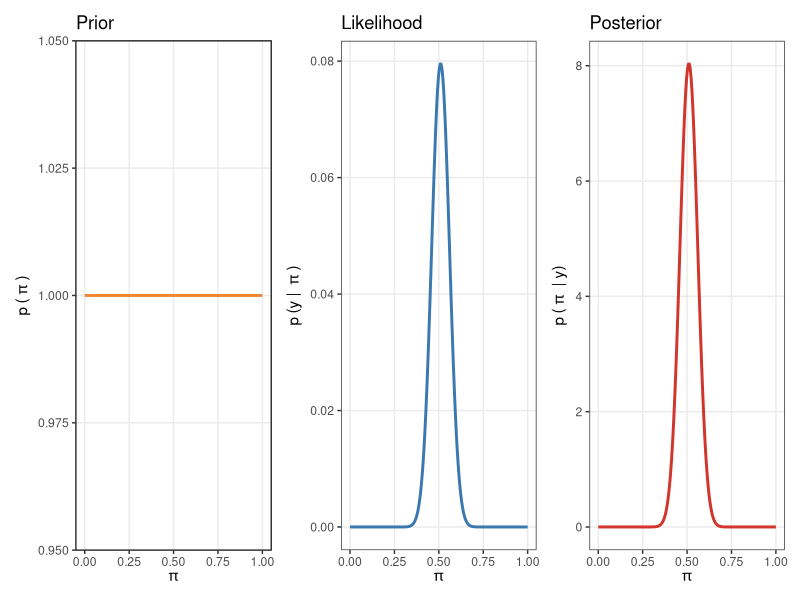
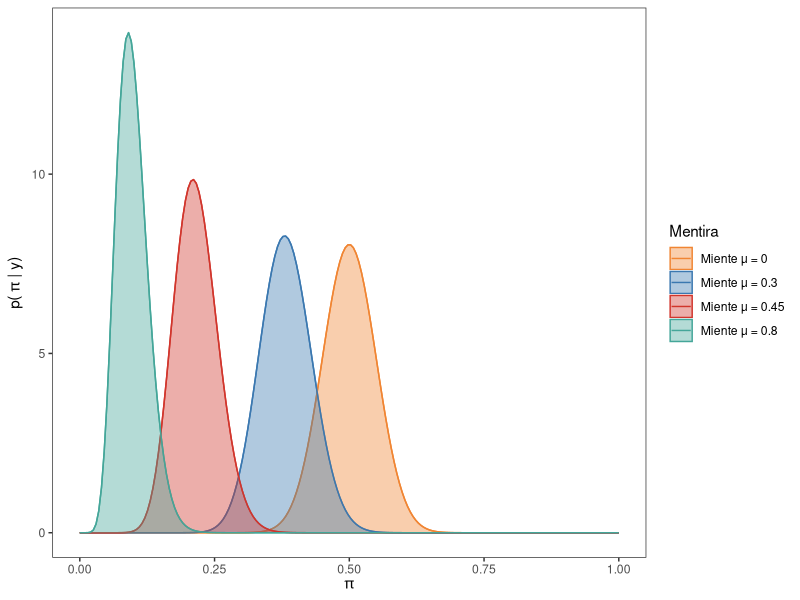
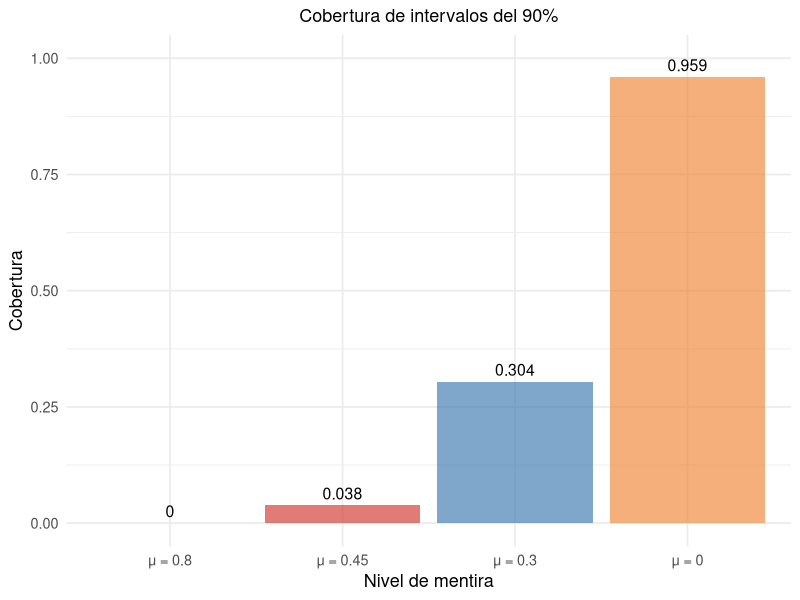
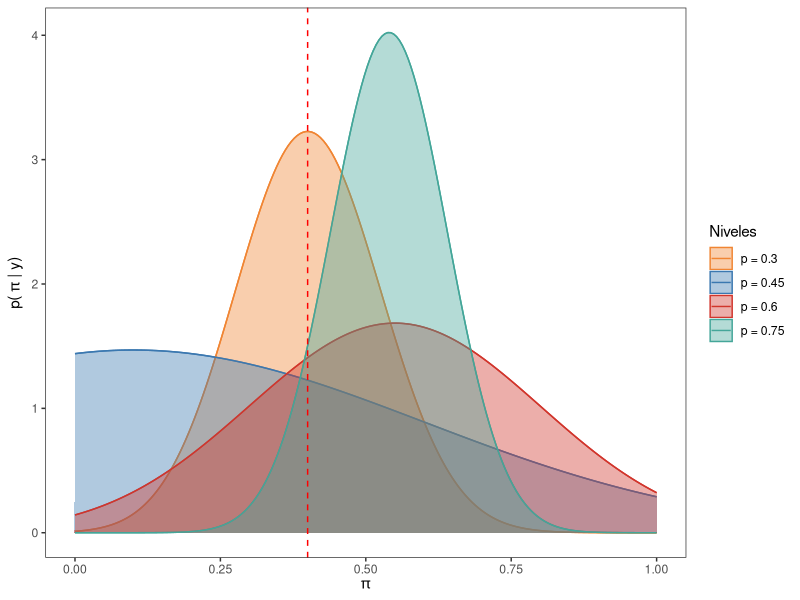
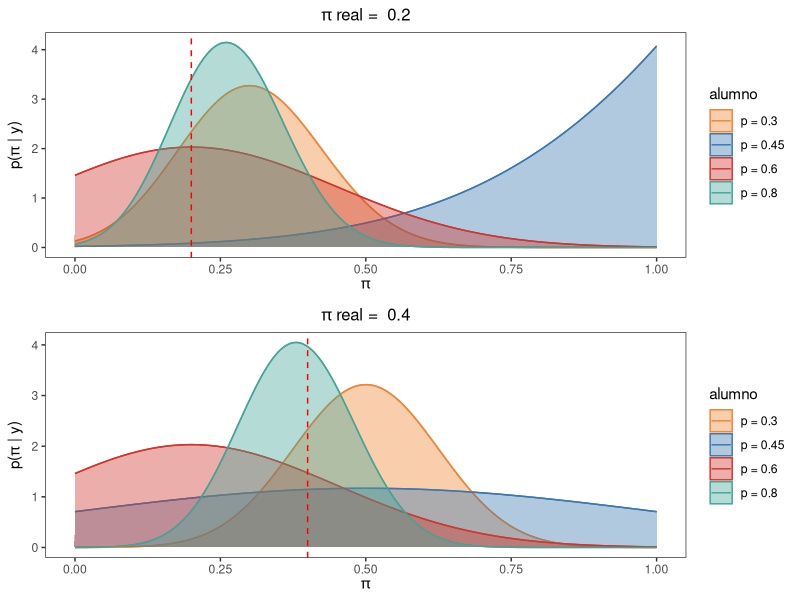
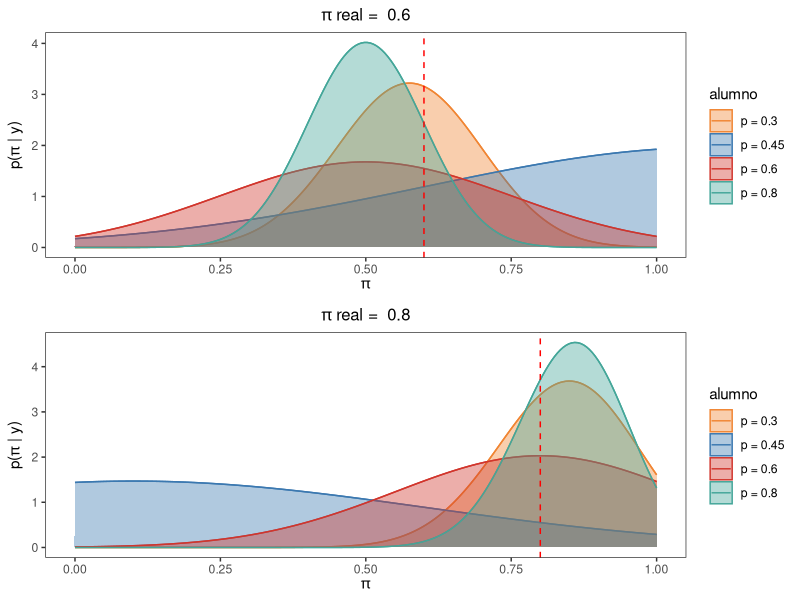
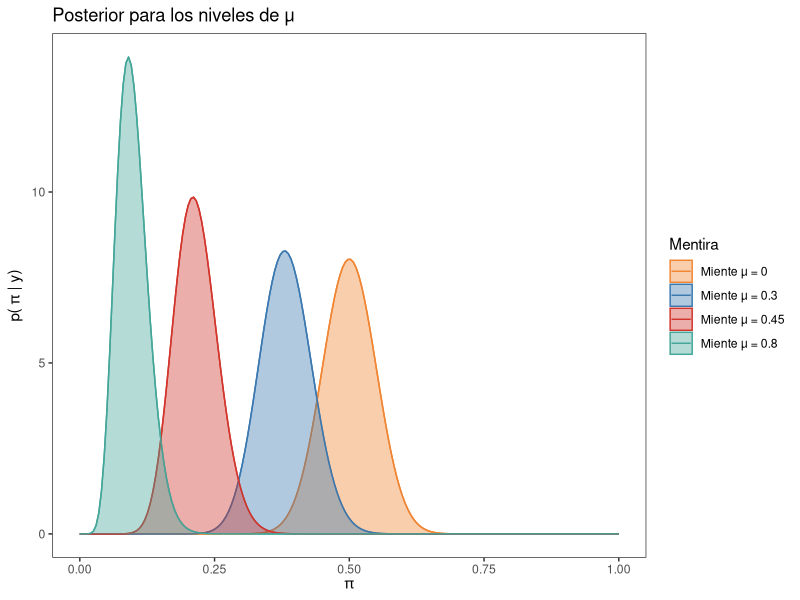
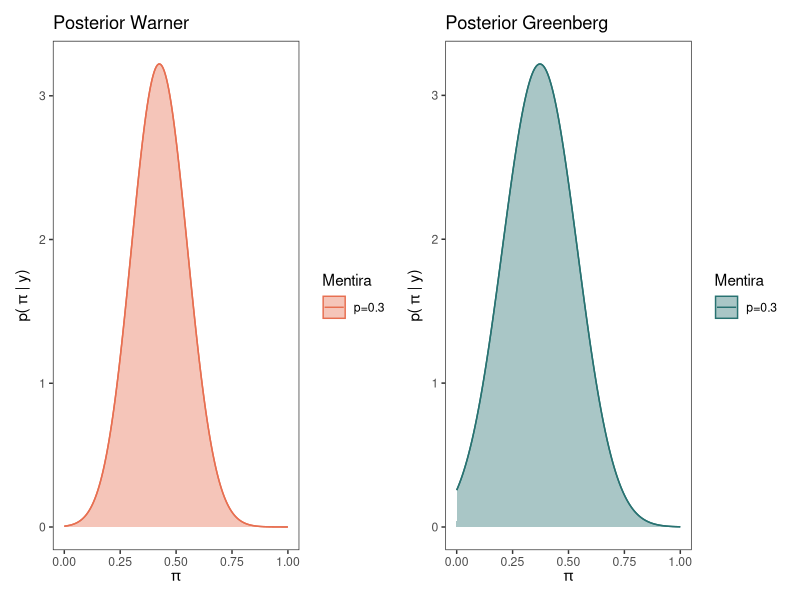

Reproduce these figures in R, in order.
## ---- chunk 1
library(sampling)
library(tidyverse)
library(patchwork)
library(ggplot2)
library(patchwork)
library(tibble)

# Semilla para control de repeticiones
set.seed(1998)

# Poblacion de tamaño N = 1000 para muestras de tamaño n = 100
N <- 1000
apuesta <- c(rep(1, 400), rep(0, 600))

# Data frame de la poblacion
poblacion <- data.frame(estudiante = seq(1:N), apuesta = sample(apuesta) )

## ---- chunk 2

colores <- c("#f08533", "#3b78b0", "#d1352c" , "#44A699")
pi_grid <- seq(0, 1, length.out = 200)

# Obtener prior
prior <- dbeta(pi_grid, 1, 1)


# Graficar prior
plt_prior <- data.frame(x = pi_grid, y = prior) |>
  ggplot() +
  geom_line(aes(x = x, y = y), color = colores[1], linewidth = 1) +
  ggtitle("Prior") +
  labs(
    x = expression(pi),
    y = expression(p ~ "(" ~ pi ~ ")")
  ) +
  theme_bw() +
  theme(panel.grid.minor = element_blank())

## ---- chunk 3
# Creaciones de las muestra de tamaño n = 100

muestra <- data.frame(apuesta = sample(poblacion$apuesta, 100, replace = T))

n <- length(muestra$apuesta)
apuestan <- sum(muestra)

# n = 100
# apuestan = 40
# Calcular verosimilitud para cada valor de "pi"
likelihood <- dbinom(apuestan, n, pi_grid)

# Graficar verosimilitud
plt_likelihood <- data.frame(x = pi_grid, y = likelihood) |>
  ggplot() +
  geom_line(aes(x = x, y = y), color = colores[2], linewidth = 1) +
  ggtitle("Likelihood") +
  labs(
    x = expression(pi),
    y = expression(p ~ "(y | " ~ pi ~ ")")
  ) +
  theme_bw() +
  theme(panel.grid.minor = element_blank())

## ---- chunk 4
# Obtener posterior
posterior <- dbeta(pi_grid, 1 + apuestan, 1 + n - apuestan)

# Graficar posterior
plt_posterior <- data.frame(x = pi_grid, y = posterior) |>
  ggplot() +
  geom_line(aes(x = x, y = y), color = colores[3], linewidth = 1) +
  labs(
    x = expression(pi),
    y = expression(p ~ "(" ~ pi ~ " | y)")
  ) +
  ggtitle("Posterior") +
  theme_bw() +
  theme(panel.grid.minor = element_blank())
## ---- chunk 5
# Concatenar graficos
combinado <- (plt_prior | plt_likelihood | plt_posterior)

combinado

## ---- chunk 6
set.seed(1998)

#Muestra base para los 6 procedimientos
apuesta_b <- sample(poblacion$apuesta, n, replace = T)

#Procedimiento sin mentira, con mentira de nivel mu (bajo, medio ,alto)
muestra_mu <- function(mu, a_prior, b_prior, apuesta_b){
  muestras <- list()
  post_m <- list()
  
  for(i in 1:length(mu)) {
    muestra <- data.frame(apuesta =  ifelse(apuesta_b == 1 ,ifelse(runif(sum(apuesta_b)) < mu[i], 0 ,1),0))
    muestras[[length(muestras) + 1]] <- muestra$apuesta
    post_m[[length(post_m) + 1]] <- dbeta(pi_grid, a_prior + sum(muestra$apuesta), b_prior + n - sum(muestra$apuesta) )
  }
  return(post_m)
}

#Guardo la lista que devuelve la función para poder graficar
post_mu <- muestra_mu(c(0, 0.3, 0.45, 0.8), 1, 1, apuesta_b)

# Crear un data.frame
datos <- data.frame(
  p = rep(pi_grid, times = 4),
  posterior = c(post_mu[[1]], post_mu[[2]], post_mu[[3]], post_mu[[4]]),
  Mentira = rep(c("Miente μ = 0","Miente μ = 0.3", "Miente μ = 0.45", "Miente μ = 0.8"), each = 200))

# Crear el grafico con ggplot2 con los siguientes mapeos
ggplot(datos, aes(x = p, y = posterior, color = Mentira)) +
  geom_line() +
  geom_area(aes(fill = Mentira), alpha = 0.4, position = "identity") +
  scale_color_manual(values = colores) +
  scale_fill_manual(values = colores) +
  labs(x = expression(pi), y = expression("p(" ~ pi ~ "| y)")) +
  theme_bw() +
  theme(
    panel.grid.major = element_blank(),
    panel.grid.minor = element_blank(),
  )

## ---- chunk 7
set.seed(1998)

int_m_0 <- matrix(NA, nrow = 1000, ncol = 2)
int_m_1 <- matrix(NA, nrow = 1000, ncol = 2)
int_m_2 <- matrix(NA, nrow = 1000, ncol = 2)
int_m_3 <- matrix(NA, nrow = 1000, ncol = 2)

for (i in 1:1000) {
  ma_0 <- data.frame(alumno = 1:n, apuesta = sample(poblacion$apuesta, 100, replace = T))
  
  apuesta_1 <- sample(poblacion$apuesta, 100, replace = T)
  
  ma_1 <- data.frame(alumno = 1:n, apuesta =  ifelse(apuesta_1 == 1 ,ifelse(runif(sum(apuesta_1)) < 0.3, 0 ,1),0))
  
  apuesta_2 <- sample(poblacion$apuesta, 100, replace = T)
  
  ma_2 <- data.frame(alumno = 1:n, apuesta =  ifelse(apuesta_2 == 1 ,ifelse(runif(sum(apuesta_2)) < 0.45, 0 ,1),0))
  
  apuesta_3 <- sample(poblacion$apuesta, 100, replace = T)
  
  ma_3 <- data.frame(alumno = 1:n, apuesta =  ifelse(apuesta_3 == 1 ,ifelse(runif(sum(apuesta_3)) < 0.8, 0 ,1),0))
  
  int_m_0[i, ] <- qbeta(c(0.025, 0.975), 1 + sum(ma_0$apuesta), 1 + n - sum(ma_0$apuesta))
  int_m_1[i, ] <- qbeta(c(0.025, 0.975), 1 + sum(ma_1$apuesta), 1 + n - sum(ma_1$apuesta))
  int_m_2[i, ] <- qbeta(c(0.025, 0.975), 1 + sum(ma_2$apuesta), 1 + n - sum(ma_2$apuesta))
  int_m_3[i, ] <- qbeta(c(0.025, 0.975), 1 + sum(ma_3$apuesta), 1 + n - sum(ma_3$apuesta))
}

# Ver cuántos intervalos cubren el valor 0.4
cubre_0 <- (int_m_0[,1] <= 0.4) & (int_m_0[,2] >= 0.4)
cubre_1 <- (int_m_1[,1] <= 0.4) & (int_m_1[,2] >= 0.4)
cubre_2 <- (int_m_2[,1] <= 0.4) & (int_m_2[,2] >= 0.4)
cubre_3 <- (int_m_3[,1] <= 0.4) & (int_m_3[,2] >= 0.4)

# Proporción de intervalos que lo cubren
Niv_mentira <- tibble(
  Método = c("μ = 0", "μ = 0.3", "μ = 0.45", "μ = 0.8"),
  Cobertura = c(mean(cubre_0), mean(cubre_1), mean(cubre_2), mean(cubre_3))
  )

ggplot(Niv_mentira, aes(x = reorder(Método, Cobertura), y = Cobertura)) +
  geom_col(fill = colores, alpha = 0.65) +
  geom_text(aes(label = round(Cobertura, 3)), vjust = -0.5, size = 4) +
  labs(subtitle = "Cobertura de intervalos del 90%",
    x = "Nivel de mentira",
    y = "Cobertura"
  ) +
  ylim(0, 1) +
  theme_minimal(base_size = 13) +
  theme(
    plot.title = element_text(hjust = 0.5),
    plot.subtitle = element_text(hjust = 0.5)
  )



## ---- chunk 8
set.seed(1998)

#método warner
#Definimos una función para evaluar distintos caso de p con un prior uniforme
muestra_war <- function(p, apuesta_b){
  # Hacemos función para lambda_w
  lambda_w <- function(p, pi_a = 0.4){return(pi_a*p + (1-p)*(1-pi_a))}
  
  # Lista para guardar los resultados
  resultados_w <- list()
  
  #lista para guardar posterior warner
  posterior_w <- list()
  
  y <- numeric(4)
  for (i in 1:length(p)) {
    # Generar la pregunta con p unos y el resto ceros
    pregunta <- sample(c(rep(1, (p[i]*100)), rep(0, n - (p[i]*100))), n, replace = TRUE)
    
    # Generar la respuesta según la lógica dada
    respuesta <- ifelse(pregunta == 0, ifelse(apuesta_b == 1, 0, 1), apuesta_b)
    
    # Crear el tibble para este p y agregarlo a la lista
    resultados_w[[length(resultados_w) + 1]] <- tibble(muestra_base = apuesta_b,
                                                       pregunta = pregunta,
                                                       respuesta = respuesta,
                                                       p_valor = p[i])
    
    #convierto a data frame
    datos_w <- as.data.frame(resultados_w[[i]])
    
    # Hacer el posterior exacto a partir de la muestra
    y[i] <- sum(datos_w$respuesta)
    # Establecemos el numerador donde lambda toma valores para p y posibles val de pi
    num_w <- (lambda_w(p[i], pi_grid) ^ y[i])*((1-lambda_w(p[i], pi_grid)) ^ (n - y[i]))* (1 - 2 * p[i])
    
    # paso 5: denominador que salio de consulta
    denom_w <- (pbeta(1 - p[i], y[i] + 1, n - y[i] + 1) * beta(y[i] + 1, n - y[i] + 1)) - (pbeta(p[i] ,y[i] +1,n-y[i] +1)*beta(y[i] +1, n-y[i] +1))
    
    # paso 6: posterior
    posterior_w[[length(posterior_w) + 1]] <- num_w / denom_w
    
  }
  return(posterior_w)
}
posterior_w <- muestra_war(c(0.3, 0.45, 0.6, 0.75), apuesta_b)

# Crear un data.frame
datos <- data.frame(
  p = rep(pi_grid, times = 4),
  posterior = c(posterior_w[[1]], posterior_w[[2]], posterior_w[[3]], posterior_w[[4]]),
  Niveles = rep(c("p = 0.3","p = 0.45", "p = 0.6", "p = 0.75"), each = 200))

# Crear el grafico con ggplot2 con los siguientes mapeos
ggplot(datos, aes(x = p, y = posterior, color = Niveles)) +
  geom_line() +
  geom_area(aes(fill = Niveles), alpha = 0.4, position = "identity") +
  scale_color_manual(values = colores) +
  scale_fill_manual(values = colores) +
  geom_vline(xintercept = 0.4, linetype = "dashed", color = "red", size = 0.5) +
  labs(x = expression(pi), y = expression("p(" ~ pi ~ "| y)")) +
  theme_bw() +
  theme(
    panel.grid.major = element_blank(),
    panel.grid.minor = element_blank(),
  )



## ---- chunk 9
set.seed(2198)

# Poblacion de tamaño N = 1000 para muestras de tamaño n = 100
N <- 1000

# paso 1: establecemos los diferentes p
p <- c(0.3, 0.45, 0.6, 0.75)

# paso 2: hacemos función para lambda 
lambda <- function(p, pi_a = 0.4){
return(pi_a*p + (1-p)*(1-pi_a))
}

graficos_post <- list()

# Establece tamano muestra
n <- 100

# Establece las diferentes posiciones
pos <- c(30, 45, 60, 80)

pi_pos <- c(200, 400, 600, 800)

pi_line <- c(0.2, 0.4, 0.6, 0.8)
line <- 0

for (j in pi_pos) {
  line <- line + 1
  apuesta_pi <- c(rep(1, j), rep(0, N - j))
  # Data frame de la poblacion
  poblacion_pi <- data.frame(estudiante = seq(1:N), apuesta = sample(apuesta_pi) )

  # Establece la muestra base que parte desde la poblacion
  muestra_base_pi <- sample(poblacion_pi$apuesta, n, replace = TRUE)

  # Lista para guardar los resultados
  resultados <- list()

  for (i in pos) {
    # Generar la pregunta con p unos y el resto ceros
    apuesta <- c(rep(1, i), rep(0, n - i))
    pregunta <- sample(apuesta, n, replace = TRUE)
  
    # Generar la respuesta según la lógica dada
    respuesta <- ifelse(pregunta == 0, ifelse(muestra_base_pi == 1, 0, 1), muestra_base_pi)
  
    # Crear el tibble para este p
    df <- tibble(
    muestra_base = muestra_base_pi,
    pregunta = pregunta,
    respuesta = respuesta,
    p_valor = i
    )
  
    # Agregarlo a la lista
    resultados[[length(resultados) + 1]] <- df
  }

  # Unir todos los data frames
  tabla_final <- bind_rows(resultados)

  # Ver resultado
  #print(tabla_final)

  # Ver las respuestas para diferente posiciones
  y_p <- tabla_final %>% 
    group_by(p_valor) %>% 
   summarise(sum(respuesta))

  # Cambia el tipo de variable de las respuestas para que tome las pbeta y beta
  y <- c(as.numeric(y_p[1,2]),
        as.numeric(y_p[2,2]),
        as.numeric(y_p[3,2]),
        as.numeric(y_p[4,2]))

  # Lista para el posterior
  post_7 <- list()
  post_n7 <- c("p = 0.3", "p = 0.45", "p = 0.6", "p = 0.8")

  # Hacer el posterior a partir de la muestra
  for (i in 1:4) {
    # paso 4: establecemos un numerador donde lambda toma valores para p y posibles val de pi
    num_6 <- (lambda(p[i],pi_grid)^y[i])*((1-lambda(p[i],pi_grid))^(n-y[i]))* (1-2*p[i])
  
    # paso 5: denominador que salio de consulta
    denom_6 <- (pbeta(1 - p[i],y[i]+1,n-y[i]+1)*beta(y[i]+1,n-y[i]+1)) - (pbeta(p[i],y[i]+1,n-y[i]+1)*beta(y[i]+1,n-y[i]+1))
  
    # paso 6: posterior
    posterior_6 <- num_6 / denom_6
  
    post_7[[post_n7[i]]] <- posterior_6
  }

  # Crear un data.frame
  datos <- data.frame(
    p = rep(pi_grid, times = 4),
    posterior = c(post_7[[1]], post_7[[2]], post_7[[3]], post_7[[4]]),
    alumno = rep(c("p = 0.3","p = 0.45", "p = 0.6", "p = 0.8"), each = 200))

  # Crear el gráfico con ggplot2 con los siguientes mapeos
  titulo_grafico <- bquote(pi ~ "real = " ~ .(pi_line[line]))
  
  graficos_post[[line]] <- ggplot(datos, aes(x = p, y = posterior, color = alumno)) +
    geom_line() +
    geom_area(aes(fill = alumno), alpha = 0.4, position = "identity") +
    scale_color_manual(values = colores) +
    scale_fill_manual(values = colores) +
    labs(
      x = expression(pi),
      y = expression(paste("p(", pi, " | y)")),
      title = titulo_grafico
    ) +
    theme_bw() +
    theme(panel.grid = element_blank()) +
    geom_vline(xintercept = pi_line[line], linetype = "dashed", color = "red", size = 0.5) +
    theme(plot.title = element_text(hjust = 0.5, size = 12, face = "bold"))



}
## ---- chunk 10

# Concatenar graficos
# Cargar si no lo hiciste
library(gridExtra)

# Primer par
grid.arrange(graficos_post[[1]], graficos_post[[2]], nrow = 2)

# Segundo par
grid.arrange(graficos_post[[3]], graficos_post[[4]], nrow = 2)

## ---- chunk 11
#función del posterior para un prior no necesariamente uniforme

posterior_war <- function(pi, p, a, b){
  # Establecemos la función lambda del método warner
  lambda_W <- function(p, pi_a){return(pi_a*p + (1-p)*(1-pi_a))}
  # Simulamos una muestra de respuestas afirmativas con el parametro lambda_w
  y <- rbinom(1,100,lambda(p, pi))
  # Construimos el numerador del posterior aproximado
  num <- dbeta(pi_grid, a, b) * dbinom(y, 100, lambda(p, pi_grid))
  # Construimos el denominador del posterior aproximado
  delta <- diff(pi_grid)[1] 
  denom <- sum(num) * delta
  # Obtenemos el Posterior aproximado
  posterior <- num / denom
  return(posterior)
}

## ---- chunk 12
# función del posterior para un prior no necesariamente uniforme con el método Greenberg

posterior_green <- function(pi, p, a, b, pi_b = 7/12){
  # Establecemos la función lambda con la probabilidad conocida pi_b = 7/12
  lambda_g <- function(p, pi_a){return(pi_a*p + pi_b*(1-p))}
  # Simulamos una muestra de respuestas afirmativas con el parametro lambda_g
  y <- rbinom(1,100,lambda_g(p, pi))
  # Construimos el numerador del posterior aproximado
  num <- dbeta(pi_grid, a, b) * dbinom(y, 100, lambda(p, pi_grid))
  # Construimos el denominador del posterior aproximado
  delta <- diff(pi_grid)[1] 
  denom <- sum(num) * delta
  # Obtenemos el Posterior aproximado
  posterior <- num / denom
  return(posterior)
}

## ---- chunk 13
set.seed(1998)

#Muestra base para los 6 procedimientos
apuesta_b <- sample(poblacion$apuesta, n, replace = T)

#Procedimiento sin mentira, con mentira de nivel mu (bajo, medio ,alto)
#Guardo la lista que devuelve la función para poder graficar
post_mu <- muestra_mu(c(0, 0.3, 0.45, 0.8), 1, 1, apuesta_b)

  # Crear un data.frame
  datos <- data.frame(
    p = rep(pi_grid, times = 4),
    posterior = c(post_mu[[1]], post_mu[[2]], post_mu[[3]], post_mu[[4]]),
    Mentira = rep(c("Miente μ = 0","Miente μ = 0.3", "Miente μ = 0.45", "Miente μ = 0.8"), each = 200))
  
  # Crear el grafico con ggplot2 con los siguientes mapeos
  ggplot(datos, aes(x = p, y = posterior, color = Mentira)) +
    geom_line() +
    geom_area(aes(fill = Mentira), alpha = 0.4, position = "identity") +
    ggtitle("Posterior para los niveles de μ") +
    scale_color_manual(values = colores) +
    scale_fill_manual(values = colores) +
    labs(x = expression(pi), y = expression("p(" ~ pi ~ "| y)")) +
    theme_bw() +
    theme(
      panel.grid.major = element_blank(),
      panel.grid.minor = element_blank(),
    )

## ---- chunk 14
set.seed(2198)
#método warner
#Guardo la lista que devuelve la función para poder graficar
posterior_w <- muestra_war(0.3, apuesta_b)

  datos_warner <- data.frame(
    p = rep(pi_grid, times = length(posterior_w)),
    posterior = c(posterior_w[[1]]),
    Mentira = rep(c("p=0.3"), each = 200))
  
  # Crear el grafico con ggplot2 con los siguientes mapeos
  post_w <- ggplot(datos_warner, aes(x = p, y = posterior, color = Mentira)) +
    geom_line() +
    geom_area(aes(fill = Mentira), alpha = 0.4, position = "identity") +
    ggtitle("Posterior Warner") +
    scale_color_manual(values = "#E76F51") +
    scale_fill_manual(values = "#E76F51") +
    labs(x = expression(pi), y = expression("p(" ~ pi ~ "| y)")) +
    theme_bw() +
    theme(
      panel.grid.major = element_blank(),
      panel.grid.minor = element_blank(),
    )

#método Greenberg
#Definimos una función para evaluar distintos caso de p con un prior uniforme
muestra_green <- function(p, apuesta_b){
  # Hacemos función para lambda_w
  lambda_g <- function(p, pi_a = 0.4){return(pi_a*p + (7/12)*(1-p))}
  
  # Lista para guardar los resultados
  resultados_g <- list()
  
  #lista para guardar posterior warner
  posterior_g <- list()
  
  y <- numeric(4)
  for (i in 1:length(p)) {
    # Generar la pregunta con p unos y el resto ceros
    pregunta <- sample(c(rep(1, (p[i]*100)), rep(0, n - (p[i]*100))), n, replace = TRUE)
    
    # Generar la respuesta según la lógica dada
    respuesta <- ifelse(pregunta == 0, ifelse(apuesta_b == 1, 0, 1), apuesta_b)
    
    # Crear el tibble para este p y agregarlo a la lista
    resultados_g[[length(resultados_g) + 1]] <- tibble(muestra_base = apuesta_b,
                                                       pregunta = pregunta,
                                                       respuesta = respuesta,
                                                       p_valor = p[i])
    
    #convierto a data frame
    datos_g <- as.data.frame(resultados_g[[i]])
    
    # Hacer el posterior exacto a partir de la muestra
    y[i] <- sum(datos_g$respuesta)
    # Establecemos el numerador donde lambda toma valores para p y posibles val de pi
    num_g <- (lambda_g(p[i], pi_grid) ^ y[i])*((1-lambda_g(p[i], pi_grid)) ^ (n - y[i]))* (1 - 2 * p[i])
    
    # paso 5: denominador que salio de consulta
    denom_g <- (pbeta(1 - p[i], y[i] + 1, n - y[i] + 1) * beta(y[i] + 1, n - y[i] + 1)) - (pbeta(p[i] ,y[i] +1,n-y[i] +1)*beta(y[i] +1, n-y[i] +1))
    
    # paso 6: posterior
    posterior_g[[length(posterior_g) + 1]] <- num_g / denom_g
    
  }
  return(posterior_g)
}
#Guardo la lista que devuelve la función para poder graficar
posterior_g <- muestra_green(0.3, apuesta_b)

  datos_green <- data.frame(
    p = rep(pi_grid, times = length(posterior_g)),
    posterior = c(posterior_g[[1]]),
    Mentira = rep(c("p=0.3"), each = 200))
  
  # Crear el grafico con ggplot2 con los siguientes mapeos
  post_g <-ggplot(datos_green, aes(x = p, y = posterior, color = Mentira)) +
    geom_line() +
    geom_area(aes(fill = Mentira), alpha = 0.4, position = "identity") +
    ggtitle("Posterior Greenberg") +
    scale_color_manual(values = "#287271") +
    scale_fill_manual(values = "#287271") +
    labs(x = expression(pi), y = expression("p(" ~ pi ~ "| y)")) +
    theme_bw() +
    theme(
      panel.grid.major = element_blank(),
      panel.grid.minor = element_blank(),
    )
  
# Concatenar graficos
post_w | post_g
## ---- chunk 15
set.seed(1998)

#Muestra base para los 6 procedimientos con mil simulaciones

int_m_0 <- matrix(NA, nrow = 1000, ncol = 2)
int_m_1 <- matrix(NA, nrow = 1000, ncol = 2)
int_m_2 <- matrix(NA, nrow = 1000, ncol = 2)
int_m_3 <- matrix(NA, nrow = 1000, ncol = 2)
int_w <- matrix(NA, nrow = 1000, ncol = 2)
int_g <- matrix(NA, nrow = 1000, ncol = 2)


for (i in 1:1000) {
  apuesta_b <- sample(poblacion$apuesta, n, replace = T)
  
  #Procedimiento sin mentira, con mentira de nivel mu (bajo, medio ,alto)
  post_m <- muestra_mu(c(0, 0.3, 0.45, 0.8), 1, 1, apuesta_b) #devuelve una lista con cada posterior segun mu
  
  #Procedimiento del método Warner con p = 0.3
  posterior_w <- muestra_war(0.3, apuesta_b) #devuelve una lista con el posterior warner
  
  #método Greenberg
  posterior_g <- muestra_green(0.3, apuesta_b) #devuelve una lista con el posterior Greenberg
  
  # 1. Normalizamos:
  dens_m_0 <- post_m[[1]] / sum(post_m[[1]])
  dens_m_1 <- post_m[[2]] / sum(post_m[[2]])
  dens_m_2 <- post_m[[3]] / sum(post_m[[3]])
  dens_m_3 <- post_m[[4]] / sum(post_m[[4]])
  dens_w <- posterior_w[[1]] / sum(posterior_w[[1]])
  dens_g <- posterior_g[[1]] / sum(posterior_g[[1]])
  
  # 2. Calcula la función de distribución acumulada (CDF):
  cdf_m_0 <- cumsum(dens_m_0)
  cdf_m_1 <- cumsum(dens_m_1)
  cdf_m_2 <- cumsum(dens_m_2)
  cdf_m_3 <- cumsum(dens_m_3)
  cdf_w <- cumsum(dens_w)
  cdf_g <- cumsum(dens_g)
  

  # 3. intervalos del 90%
  int_m_0[i, ] <- c(pi_grid[which.min(abs(cdf_m_0 - 0.05))], pi_grid[which.min(abs(cdf_m_0 - 0.95))])
  int_m_1[i, ] <- c(pi_grid[which.min(abs(cdf_m_1 - 0.05))], pi_grid[which.min(abs(cdf_m_1 - 0.95))])
  int_m_2[i, ] <- c(pi_grid[which.min(abs(cdf_m_2 - 0.05))], pi_grid[which.min(abs(cdf_m_2 - 0.95))])
  int_m_3[i, ] <- c(pi_grid[which.min(abs(cdf_m_3 - 0.05))], pi_grid[which.min(abs(cdf_m_3 - 0.95))])
  
  int_w[i, ] <- c(pi_grid[which.min(abs(cdf_w - 0.05))], pi_grid[which.min(abs(cdf_w - 0.95))])
  int_g[i, ] <- c(pi_grid[which.min(abs(cdf_g - 0.05))], pi_grid[which.min(abs(cdf_g - 0.95))])
  
}

# Ver cuántos intervalos cubren el valor 0.4
cubre_0 <- (int_m_0[,1] <= 0.4) & (int_m_0[,2] >= 0.4)
cubre_1 <- (int_m_1[,1] <= 0.4) & (int_m_1[,2] >= 0.4)
cubre_2 <- (int_m_2[,1] <= 0.4) & (int_m_2[,2] >= 0.4)
cubre_3 <- (int_m_3[,1] <= 0.4) & (int_m_3[,2] >= 0.4)
cubre_w <- (int_w[,1] <= 0.4) & (int_w[,2] >= 0.4)
cubre_g <- (int_g[,1] <= 0.4) & (int_g[,2] >= 0.4)

# Proporción de intervalos que lo cubren
resultados <- tibble(
  Método = factor(
    c("μ = 0", "μ = 0.3", "μ = 0.45", "μ = 0.8", "Warner", "Greenberg"),
    levels = c("μ = 0", "μ = 0.3", "μ = 0.45", "μ = 0.8", "Warner", "Greenberg")
  ),
  Cobertura = c(mean(cubre_0), mean(cubre_1), mean(cubre_2), mean(cubre_3), 
                mean(cubre_w), mean(cubre_g))
)


ggplot(resultados, aes(x = Método, y = Cobertura)) +
  geom_col(fill = c("#f08533", "#3b78b0", "#d1352c" , "#44A699","#E76F51", "#287271"), alpha = 0.65) +
  geom_text(aes(label = round(Cobertura, 3)), vjust = -0.5, size = 4) +
  labs(
    title = expression("Comparación entre los distintos métodos "),
    subtitle = "Cobertura de intervalos del 90%",
    x = "Método",
    y = "Cobertura"
  ) +
  ylim(0, 1) +
  theme_minimal(base_size = 13)+
  theme(
    plot.title = element_text(hjust = 0.5),
    plot.subtitle = element_text(hjust = 0.5)
  )
